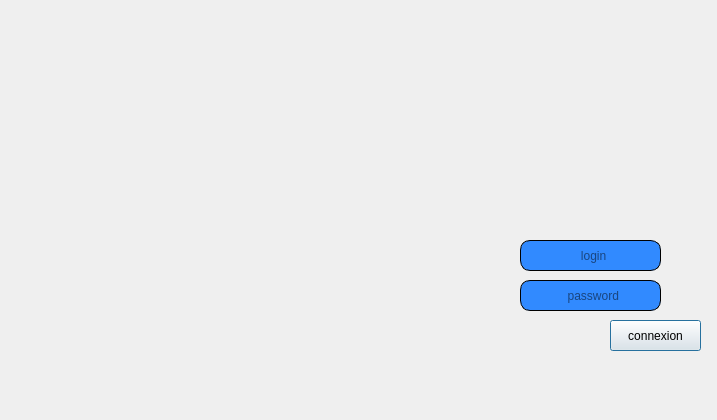
<?xml version="1.0" encoding="UTF-8"?>
<ui version="4.0">
 <class>first</class>
 <widget class="QDialog" name="first">
  <property name="geometry">
   <rect>
    <x>0</x>
    <y>0</y>
    <width>717</width>
    <height>420</height>
   </rect>
  </property>
  <property name="windowTitle">
   <string>                                                                                                       LOGIN</string>
  </property>
  <widget class="QLabel" name="label_2">
   <property name="geometry">
    <rect>
     <x>0</x>
     <y>0</y>
     <width>741</width>
     <height>101</height>
    </rect>
   </property>
   <property name="text">
    <string/>
   </property>
   <property name="pixmap">
    <pixmap resource="ressources.qrc">:/images/img/Untitled-3.jpg</pixmap>
   </property>
  </widget>
  <widget class="QStackedWidget" name="stackedWidget">
   <property name="geometry">
    <rect>
     <x>0</x>
     <y>100</y>
     <width>721</width>
     <height>321</height>
    </rect>
   </property>
   <property name="currentIndex">
    <number>0</number>
   </property>
   <widget class="QWidget" name="page_3">
    <widget class="QLabel" name="label">
     <property name="geometry">
      <rect>
       <x>-10</x>
       <y>-10</y>
       <width>731</width>
       <height>361</height>
      </rect>
     </property>
     <property name="text">
      <string/>
     </property>
     <property name="pixmap">
      <pixmap resource="ressources.qrc">:/images/img/Untitled-2.jpg</pixmap>
     </property>
    </widget>
    <widget class="QPushButton" name="connection">
     <property name="geometry">
      <rect>
       <x>610</x>
       <y>220</y>
       <width>91</width>
       <height>31</height>
      </rect>
     </property>
     <property name="styleSheet">
      <string notr="true">#connection{
font: bold, &quot;Arial&quot;;;     background-color: qlineargradient(x1: 0, y1: 0, x2: 0, y2: 1,
                                       stop: 0 #dadbde, stop: 1 #f6f7fa);
}
#connection:pressed {
font: bold, &quot;Arial&quot;;;     background-color: qlineargradient(x1: 0, y1: 0, x2: 0, y2: 1,
                                       stop: 0 #dadbde, stop: 1 #fff07b);


}</string>
     </property>
     <property name="text">
      <string>connexion</string>
     </property>
    </widget>
    <widget class="QLabel" name="label_4">
     <property name="geometry">
      <rect>
       <x>530</x>
       <y>30</y>
       <width>121</width>
       <height>111</height>
      </rect>
     </property>
     <property name="text">
      <string/>
     </property>
     <property name="pixmap">
      <pixmap resource="ressources.qrc">:/images/img/eeeeeeee.png</pixmap>
     </property>
    </widget>
    <widget class="QLineEdit" name="motdepasse">
     <property name="geometry">
      <rect>
       <x>520</x>
       <y>180</y>
       <width>141</width>
       <height>31</height>
      </rect>
     </property>
     <property name="styleSheet">
      <string notr="true">border: 1px solid black;
border-radius: 10px;
padding: 0 8px;
background: #318aff;
font: bold, &quot;Arial&quot;;;
text-align:center;</string>
     </property>
     <property name="echoMode">
      <enum>QLineEdit::Password</enum>
     </property>
     <property name="placeholderText">
      <string>           password</string>
     </property>
    </widget>
    <widget class="QLineEdit" name="utilisateur">
     <property name="geometry">
      <rect>
       <x>520</x>
       <y>140</y>
       <width>141</width>
       <height>31</height>
      </rect>
     </property>
     <property name="styleSheet">
      <string notr="true">border: 1px solid black;
border-radius: 10px;
padding: 0 8px;
background: #318aff;
font: bold, &quot;Arial&quot;;;
text-align:center;</string>
     </property>
     <property name="placeholderText">
      <string>               login</string>
     </property>
    </widget>
   </widget>
   <widget class="QWidget" name="page_4">
    <widget class="QLabel" name="label_3">
     <property name="geometry">
      <rect>
       <x>0</x>
       <y>0</y>
       <width>731</width>
       <height>321</height>
      </rect>
     </property>
     <property name="text">
      <string/>
     </property>
     <property name="pixmap">
      <pixmap resource="ressources.qrc">:/images/img/Untitled-2.jpg</pixmap>
     </property>
    </widget>
    <widget class="QPushButton" name="gestion_evenement">
     <property name="geometry">
      <rect>
       <x>500</x>
       <y>220</y>
       <width>191</width>
       <height>31</height>
      </rect>
     </property>
     <property name="styleSheet">
      <string notr="true">#gestion_evenement{border: 1px solid black;
border-radius: 10px;
padding: 0 8px;
background: #318aff;
font: bold, &quot;Arial&quot;;;
text-align:center;}

#gestion_evenement:pressed{border: 1px solid black;
border-radius: 10px;
padding: 0 8px;
background: #fff07b;
font: bold, &quot;Arial&quot;;;
text-align:center;}</string>
     </property>
     <property name="text">
      <string>Evenement</string>
     </property>
    </widget>
    <widget class="QPushButton" name="gestion_employe">
     <property name="geometry">
      <rect>
       <x>500</x>
       <y>20</y>
       <width>191</width>
       <height>31</height>
      </rect>
     </property>
     <property name="styleSheet">
      <string notr="true">#gestion_employe{border: 1px solid black;
border-radius: 10px;
padding: 0 8px;
background: #318aff;
font: bold, &quot;Arial&quot;;;
text-align:center;}

#gestion_employe:pressed{border: 1px solid black;
border-radius: 10px;
padding: 0 8px;
background: #fff07b;
font: bold, &quot;Arial&quot;;;
text-align:center;}</string>
     </property>
     <property name="text">
      <string>Employées</string>
     </property>
    </widget>
    <widget class="QPushButton" name="gestion_materiaux">
     <property name="geometry">
      <rect>
       <x>500</x>
       <y>180</y>
       <width>191</width>
       <height>31</height>
      </rect>
     </property>
     <property name="styleSheet">
      <string notr="true">#gestion_materiaux{border: 1px solid black;
border-radius: 10px;
padding: 0 8px;
background: #318aff;
font: bold, &quot;Arial&quot;;;
text-align:center;}

#gestion_materiaux:pressed{border: 1px solid black;
border-radius: 10px;
padding: 0 8px;
background: #fff07b;
font: bold, &quot;Arial&quot;;;
text-align:center;}</string>
     </property>
     <property name="text">
      <string>Matériaux</string>
     </property>
    </widget>
    <widget class="QPushButton" name="gestion_dons">
     <property name="geometry">
      <rect>
       <x>500</x>
       <y>60</y>
       <width>191</width>
       <height>31</height>
      </rect>
     </property>
     <property name="styleSheet">
      <string notr="true">#gestion_dons{border: 1px solid black;
border-radius: 10px;
padding: 0 8px;
background: #318aff;
font: bold, &quot;Arial&quot;;;
text-align:center;}

#gestion_dons:pressed{border: 1px solid black;
border-radius: 10px;
padding: 0 8px;
background: #fff07b;
font: bold, &quot;Arial&quot;;;
text-align:center;}</string>
     </property>
     <property name="text">
      <string>Dons</string>
     </property>
    </widget>
    <widget class="QPushButton" name="gestion_chantiers">
     <property name="geometry">
      <rect>
       <x>500</x>
       <y>100</y>
       <width>191</width>
       <height>31</height>
      </rect>
     </property>
     <property name="styleSheet">
      <string notr="true">#gestion_chantiers{border: 1px solid black;
border-radius: 10px;
padding: 0 8px;
background: #318aff;
font: bold, &quot;Arial&quot;;;
text-align:center;}

#gestion_chantiers:pressed{border: 1px solid black;
border-radius: 10px;
padding: 0 8px;
background: #fff07b;
font: bold, &quot;Arial&quot;;;
text-align:center;}</string>
     </property>
     <property name="text">
      <string>Chantiers</string>
     </property>
    </widget>
    <widget class="QPushButton" name="gestion_fournisseurs">
     <property name="geometry">
      <rect>
       <x>500</x>
       <y>140</y>
       <width>191</width>
       <height>31</height>
      </rect>
     </property>
     <property name="styleSheet">
      <string notr="true">#gestion_fournisseurs{border: 1px solid black;
border-radius: 10px;
padding: 0 8px;
background: #318aff;
font: bold, &quot;Arial&quot;;;
text-align:center;}

#gestion_fournisseurs:pressed{border: 1px solid black;
border-radius: 10px;
padding: 0 8px;
background: #fff07b;
font: bold, &quot;Arial&quot;;;
text-align:center;}</string>
     </property>
     <property name="text">
      <string>Fournisseurs</string>
     </property>
    </widget>
   </widget>
  </widget>
 </widget>
 <resources>
  <include location="ressources.qrc"/>
 </resources>
 <connections/>
</ui>
